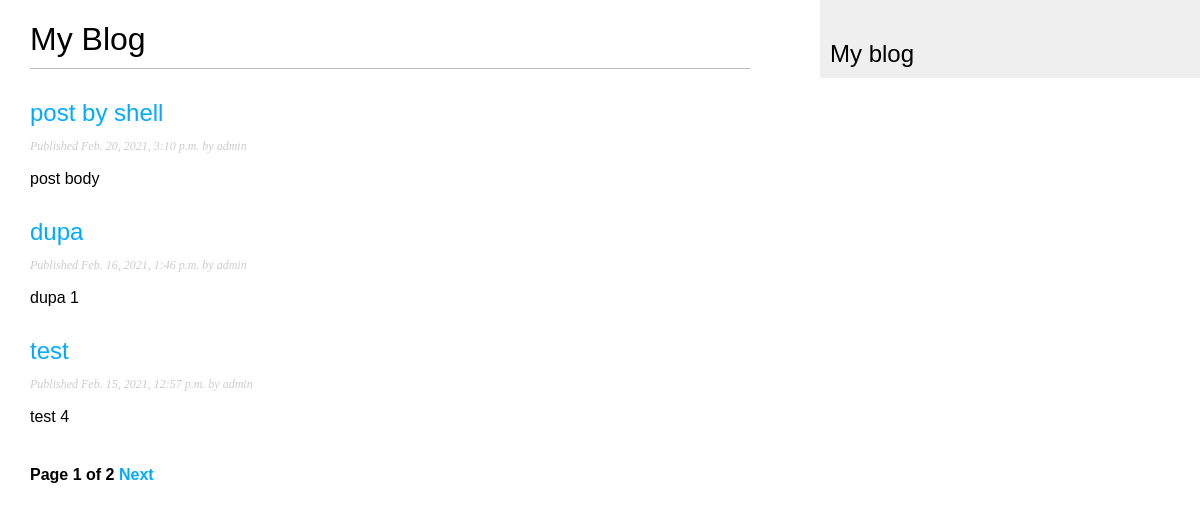
/blog/, run on an earlier commit of the app's database.
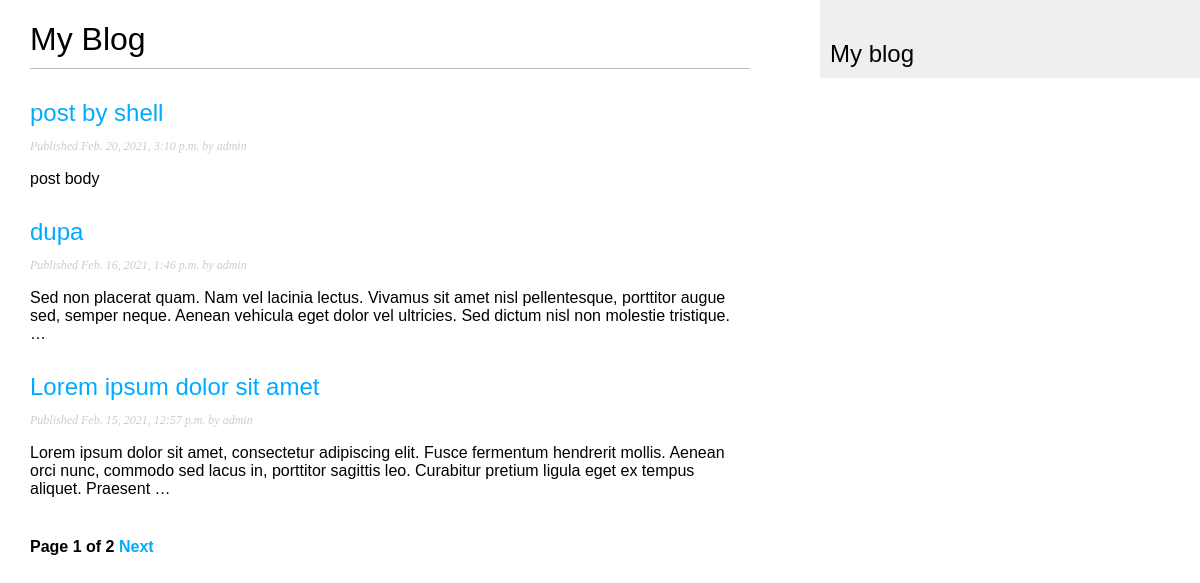
And on a later commit of the database.
### blog/models.py (models this page shows, shortened)
class Post(models.Model):
    STATUS_CHOICES = (
        ('draft', 'Draft'),
        ('published', 'Published'),
    )
    title = models.CharField(max_length=250)
    slug = models.SlugField(max_length=250, unique_for_date='publish')
    author = models.ForeignKey(User, on_delete=models.CASCADE, related_name='blog_posts')
    body = models.TextField()
    publish = models.DateTimeField(default=timezone.now)
    created = models.DateTimeField(auto_now_add=True)
    updated = models.DateTimeField(auto_now=True)
    status = models.CharField(max_length=10, choices=STATUS_CHOICES, default='draft')
    objects = models.Manager() # The default manager
    published = PublishedManager() # Custom manager
    def get_absolute_url(self):
        return reverse('blog:post_detail',
            args=[self.publish.year,
                  self.publish.month,
                  self.publish.day,
                  self.slug])
    class Meta:
        ordering = ('-publish',)

### blog/views.py (the view)
# urls.py: path('', views.PostListView.as_view(), name='post_list'),
class PostListView(ListView):
    queryset = Post.published.all()
    context_object_name = 'posts'
    paginate_by = 3
    template_name = 'blog/post/list.html'

### blog/templates/blog/post/list.html (shortened to what this page needs)
{% extends "blog/base.html" %}
{% block content %}
    <h1>My Blog </h1>
    {% for post in posts %}
        <h2>
            <a href="{{ post.get_absolute_url }}">
                {{ post.title }}
            </a>
        </h2>
        <p class="date">
            Published {{ post.publish }} by {{ post.author }}
        </p>
        {{ post.body|truncatewords:30|linebreaks }}
    {% endfor %}
    {% include "pagination.html" with page=page_obj %}
{% endblock %}

What changed in the data, as far as the page shows it:
changed Post "dupa": body "dupa 1" → "Sed non placerat quam. Nam vel lacinia lectus. Vivamus sit amet nisl pellentesque, porttitor augue sed, semper neque. Aenean vehicula eget dolor vel ultricies. Sed dictum nisl non molestie tristique. …"
changed Post: title "test" → "Lorem ipsum dolor sit amet"; body "test 4" → "Lorem ipsum dolor sit amet, consectetur adipiscing elit. Fusce fermentum hendrerit mollis. Aenean orci nunc, commodo sed lacus in, porttitor sagittis leo. Curabitur pretium ligula eget ex tempus aliquet. Praesent …"
